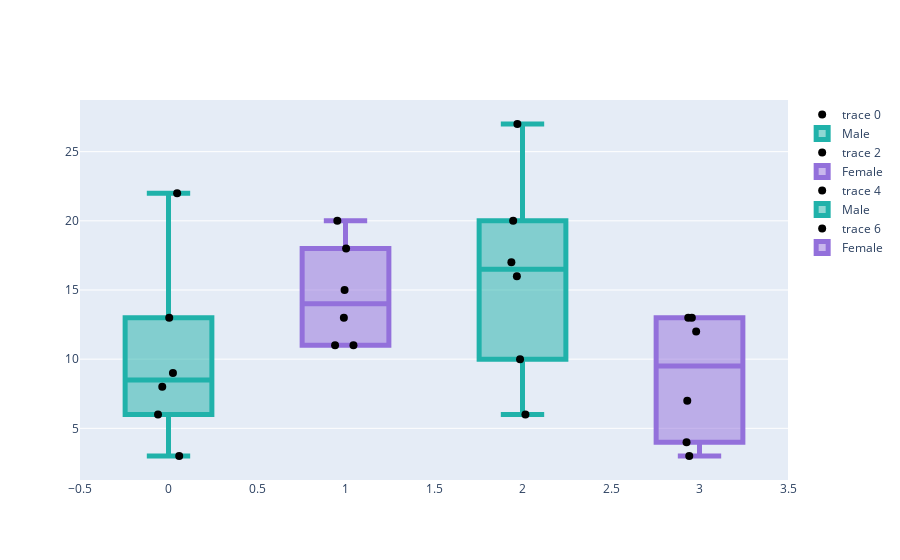

The notebook cell saved with this chart:
### Code cell
experiment = "Door_test"
metric = 'door_1_lever_press_count'



ani, day, d1 = lf.get_data(metric = metric, 
                             experiment= experiment,
                             days = [5], dataset = lon_ana)

metric = 'door_2_lever_press_count'
ani, day, d2 = lf.get_data(metric = metric, 
                             experiment= experiment,
                             days = [5], dataset = lon_ana)


d1_m, d1_f = d1[:6].flatten(), d1[6:].flatten()
d2_m, d2_f = d2[:6].flatten(), d2[6:].flatten()

fig = psp.make_subplots(rows = 1, cols = 1)
fig.add_trace(go.Scatter(
    x = random_jitter_x_values(center = 0, number = 6, width = 0.3),
    y = d1_m,
    mode = 'markers',
    marker = {'color':'#000000', 'size':8},
    text = [f'{num}: {val} presses' for num, val in zip(males, d1_m)]
))

fig.add_trace(go.Box(

    y = d1_m,
    name = 'Male',
    marker_color = colors['male'],
    line = dict(width=5)
))

fig.add_trace(go.Scatter(
    x = random_jitter_x_values(center = 1, number = 6, width = 0.3),
    y = d1_f,
    mode = 'markers',
    marker = {'color':'#000000', 'size':8},
    text = [f'{num}: {val} presses' for num, val in zip(females, d1_f)]
))

fig.add_trace(go.Box(

    y = d1_f,
    name = 'Female',
    marker_color = colors['female'],
    line = dict(width=5)
))


###################

fig.add_trace(go.Scatter(
    x = random_jitter_x_values(center = 2, number = 6, width = 0.3),
    y = d2_m,
    mode = 'markers',
    marker = {'color':'#000000', 'size':8},
    text = [f'{num}: {val} presses' for num, val in zip(males, d2_m)]
))

fig.add_trace(go.Box(

    y = d2_m,
    name = 'Male',
    marker_color = colors['male'],
    line = dict(width=5)
))

fig.add_trace(go.Scatter(
    x = random_jitter_x_values(center = 3, number = 6, width = 0.3),
    y = d2_f,
    mode = 'markers',
    marker = {'color':'#000000', 'size':8},
    text = [f'{num}: {val} presses' for num, val in zip(females, d2_f)]
))

fig.add_trace(go.Box(

    y = d2_f,
    name = 'Female',
    marker_color = colors['female'],
    line = dict(width=5)
))

### Figure 1 — Plotly figure (JSON) as saved in the notebook; plotly's stock layout.template omitted (floating-point values rounded to 4 significant figures)
{"data": [{"marker": {"color": "#000000", "size": 8}, "mode": "markers", "text": ["4139: 3.0 presses", "4140: 9.0 presses", "4142: 6.0 presses", "4143: 13.0 presses", "4145: 22.0 presses", "4146: 8.0 presses"], "type": "scatter", "x": [0.06048, 0.02514, -0.05914, 0.004065, 0.04884, -0.03526], "y": [3, 9, 6, 13, 22, 8]}, {"line": {"width": 5}, "marker": {"color": "lightseagreen"}, "name": "Male", "type": "box", "y": [3, 9, 6, 13, 22, 8]}, {"marker": {"color": "#000000", "size": 8}, "mode": "markers", "text": ["4096: 18.0 presses", "4136: 20.0 presses", "4144: 13.0 presses", "4147: 15.0 presses", "4148: 11.0 presses", "784: 11.0 presses"], "type": "scatter", "x": [1.003, 0.9538, 0.9908, 0.9948, 0.9411, 1.045], "y": [18, 20, 13, 15, 11, 11]}, {"line": {"width": 5}, "marker": {"color": "mediumpurple"}, "name": "Female", "type": "box", "y": [18, 20, 13, 15, 11, 11]}, {"marker": {"color": "#000000", "size": 8}, "mode": "markers", "text": ["4139: 27.0 presses", "4140: 17.0 presses", "4142: 20.0 presses", "4143: 16.0 presses", "4145: 6.0 presses", "4146: 10.0 presses"], "type": "scatter", "x": [1.971, 1.937, 1.947, 1.968, 2.016, 1.986], "y": [27, 17, 20, 16, 6, 10]}, {"line": {"width": 5}, "marker": {"color": "lightseagreen"}, "name": "Male", "type": "box", "y": [27, 17, 20, 16, 6, 10]}, {"marker": {"color": "#000000", "size": 8}, "mode": "markers", "text": ["4096: 12.0 presses", "4136: 7.0 presses", "4144: 3.0 presses", "4147: 13.0 presses", "4148: 4.0 presses", "784: 13.0 presses"], "type": "scatter", "x": [2.981, 2.931, 2.942, 2.936, 2.927, 2.957], "y": [12, 7, 3, 13, 4, 13]}, {"line": {"width": 5}, "marker": {"color": "mediumpurple"}, "name": "Female", "type": "box", "y": [12, 7, 3, 13, 4, 13]}], "layout": {"xaxis": {"anchor": "y", "domain": [0, 1]}, "yaxis": {"anchor": "x", "domain": [0, 1]}}}
